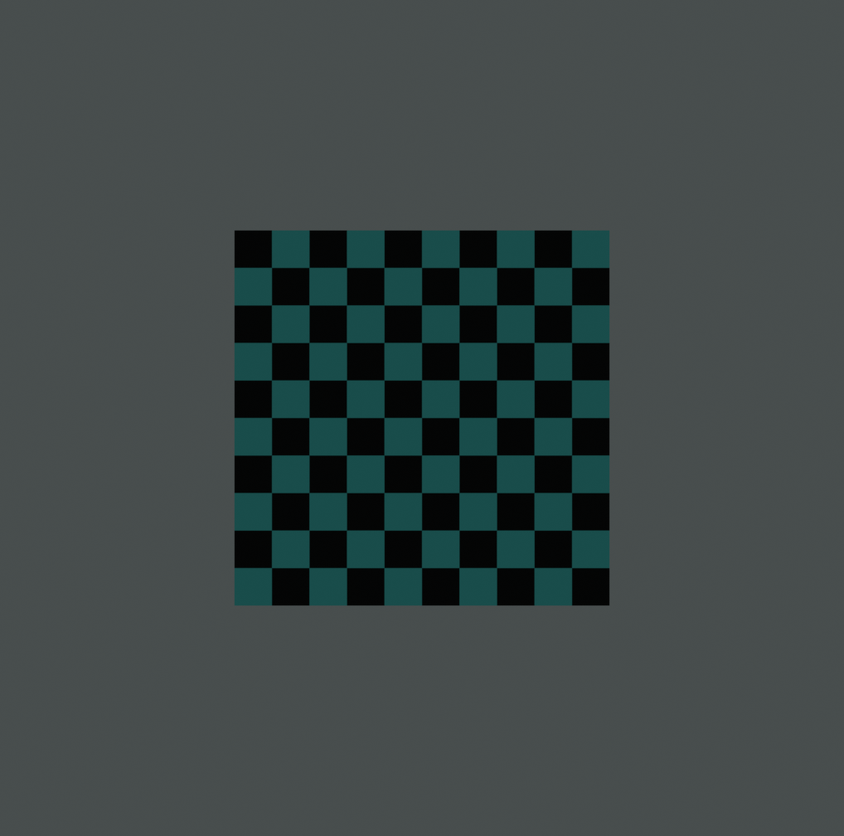
#> input picture out_of_plane_sensitivity/ref.png, 844 x 836 px, shrunk from 1018 x 1008 before the run, found by its file name; the run also reads 2 pictures not shown here
$ python calibration_transform_coefficient.py
#> lines starting #> are read from the running program, lines starting #| are printed output that depends on the picture; after the words box and inside, x2 and y2 are one past the last pixel; in counts of white or black regions, pixels touching at a corner belong together
import os, re, cv2
import numpy as np
import matplotlib.pyplot as plt


def get_sorted_corner(corners):
    """
    Sort the corners for calibration --> To establish correspondence as both calibration
    and distorted image must follow the sorting algorithm

    :param corners  :   The detected corners (list)
    :return         :   A sorted list of corners (list)
    """
    sorted_x_corners = sorted(corners, key=lambda p: p[0])
    sorted_corners = []

    index = 0
    cur_x_val = sorted_x_corners[0][0]
    for i in range(len(sorted_x_corners)):
        x, _ = sorted_x_corners[i]
        if np.abs(x - cur_x_val) >= 5:
            if x != cur_x_val:
                sorted_corners.extend(sorted(sorted_x_corners[index:i], key=lambda p: p[1]))
                index = i
                cur_x_val = x

    sorted_corners.extend(sorted(sorted_x_corners[index:], key=lambda p: p[1]))

    return sorted_corners


def manual_detection_corners(img, detected_corners, handle_mouse_bool=False):
    """
    The detection algorithm using Harris corner might not capture all the corners of the
    checkerboard. Allow user to input and delete points.

    :param img                  :   Image of the checkerboard
    :param detected_corners     :   The detected corners using the Harris corner algorithm
    :param handle_mouse_bool    :   Whether user input is needed (True if yes else no)
    :return                     :   A new list of corners with the added/deleted corners
    """
    gray = cv2.cvtColor(img, cv2.COLOR_BGR2GRAY)
    img_copy = img.copy()
    for corner in detected_corners:
        x, y = np.intp(corner)
        cv2.circle(img_copy, (x, y), 5, (0, 255, 0), -1)

    cv2.namedWindow('Corners', cv2.WINDOW_NORMAL)
    cv2.setWindowProperty('Corners', cv2.WND_PROP_FULLSCREEN, cv2.WINDOW_FULLSCREEN)
    cv2.imshow('Corners', img_copy)

    # Sub_Pixel Accuracy
    criteria = (cv2.TERM_CRITERIA_EPS + cv2.TERM_CRITERIA_MAX_ITER, 30, 0.001)
    if handle_mouse_bool:
        # [22 lines left out: function handle_mouse, not called in this run]

        cv2.setMouseCallback('Corners', handle_mouse)

    cv2.waitKey(0)
    cv2.destroyAllWindows()
    return detected_corners


def detect_corners(image_set_path):
    """
    Detect the corner to subpixel accuracy with the Harris Corner Detection algorithm provided
    by OpenCV

    :param image_set_path   :   Path to input image set
    :return                 :   A list of corners of the checkerboard
    """
    assert isinstance(image_set_path, np.ndarray), "Incorrect array structure: requires Numpy array."

    all_img_corners = []
    for image in image_set_path:
        img = cv2.imread(image)
#> img is the input picture: shape (836, 844, 3); mean B, G, R 69.8, 70.3, 60.2

        gray = cv2.cvtColor(img, cv2.COLOR_BGR2GRAY)
        gray = np.float32(gray)
        dst = cv2.cornerHarris(gray, 2, 3, 0.04)
        dst = cv2.dilate(dst, None)
        _, dst = cv2.threshold(dst, 0.01 * dst.max(), 255, 0)
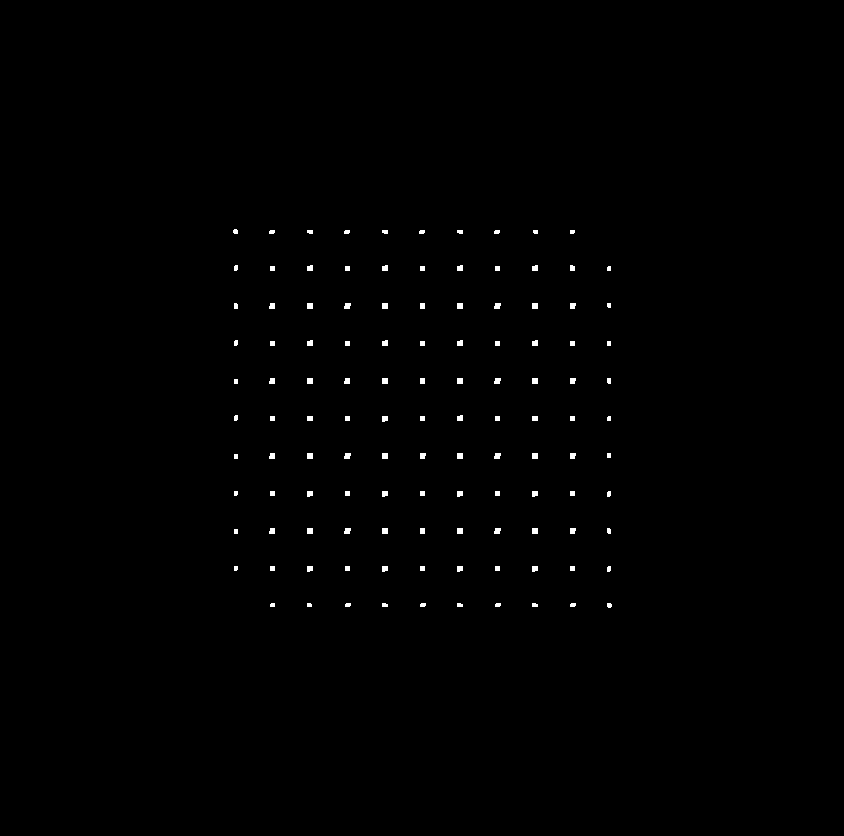
#> dst: shape (836, 844) float32; 0.47% white; 119 white regions (9 under 20 px), largest, box (x1, y1, x2, y2) and area: (307, 303, 313, 309) 36, (344, 303, 351, 309) 36, (382, 303, 388, 309) 36
        dst = np.uint8(dst)

        _, _, _, centroids = cv2.connectedComponentsWithStats(dst)
#> centroids = 120 pairs, first value 235.1 to 608.9, second value 231.1 to 604.9
        criteria = (cv2.TERM_CRITERIA_EPS + cv2.TERM_CRITERIA_MAX_ITER, 100, 0.001)
        corners = cv2.cornerSubPix(gray, np.float32(centroids[1:]), (11, 11), (-1, -1), criteria)
#> corners = 119 pairs, first value 234.1 to 608.9, second value 230 to 605
        single_img_corners = manual_detection_corners(img, corners, handle_mouse_bool=True)
#> the loop in manual_detection_corners, `for corner in detected_corners:` made 119 passes
#> (corner, x, y) on passes 1 to 12: ([234.2, 230.1], 234, 230), ([271.3, 230.1], 271, 230), ([309.2, 230], 309, 230), ([346.3, 230.1], 346, 230), ([384.2, 230.1], 384, 230), ([421.4, 230.1], 421, 230), ([459.2, 230.1], 459, 230), ([496.3, 230.1], 496, 230), ([534.3, 230], 534, 230), ([571.4, 230], 571, 230), ([234.1, 267.3], 234, 267), ([309, 267.4], 308, 267)
#> after the loop in manual_detection_corners, `for corner in detected_corners:`: img_copy: shape (836, 844, 3); 1.37% of pixels changed, all inside (x1, y1, x2, y2) = (229, 225, 614, 610)
#> in manual_detection_corners, `criteria = (cv2.TERM_CRITERIA_EPS + cv2.TERM_CRITERIA_MAX_ITER, 30, 0...`: criteria = (3, 30, 0.001)
#> single_img_corners has the same summary as corners
        sorted_corners = np.array(get_sorted_corner(single_img_corners))
#> in get_sorted_corner, `sorted_x_corners = sorted(corners, key=lambda p: p[0])`: sorted_x_corners has the same summary as corners in detect_corners
#> in get_sorted_corner, `cur_x_val = sorted_x_corners[0][0]`: cur_x_val = 234.1
#> the loop in get_sorted_corner, `for i in range(len(sorted_x_corners)):` made 119 passes
#> (x, cur_x_val) on passes 11, 22, 33, 44, 55, 66, 77, 88, 99, 110: (271.3, 271.3), (308.7, 308.7), (346.3, 346.3), (383.8, 383.8), (421.4, 421.4), (458.8, 458.8), (496.3, 496.3), (533.8, 533.8), (571.4, 571.4), (608.9, 608.9)
#> x on passes 1 to 6: 234.1, 234.1, 234.1, 234.1, 234.1, 234.1
#> after the loop in get_sorted_corner, `for i in range(len(sorted_x_corners)):`: cur_x_val = 608.9; index = 109; sorted_corners = 109 pairs, first value 234.1 to 571.7, second value 230 to 605
#> sorted_corners has the same summary as corners

        i = 0
        while i < len(sorted_corners) - 1:
            if np.sqrt((sorted_corners[i, 0] - sorted_corners[i + 1, 0]) ** 2 +
                       (sorted_corners[i, 1] - sorted_corners[i + 1, 1]) ** 2) < 1:
                sorted_corners = np.delete(sorted_corners, i + 1, axis=0)
            else:
                i += 1
#> this loop made 118 passes
#> after the loop, i = 118
        all_img_corners.extend(sorted_corners)
    all_img_corners = np.array(all_img_corners, dtype=object)
    return all_img_corners


if __name__ == "__main__":

    ref = r"C:\Users\Kun Qiu\Projects\Stereoscopic_MTV\out_of_plane_sensitivity\ref.png"
    tar_0 = r"C:\Users\Kun Qiu\Projects\Stereoscopic_MTV\out_of_plane_sensitivity\p_0.png"
    tar_10 = r"C:\Users\Kun Qiu\Projects\Stereoscopic_MTV\out_of_plane_sensitivity\p_0.01.png"
    tar_20 = r"C:\Users\Kun Qiu\Projects\Stereoscopic_MTV\out_of_plane_sensitivity\p_0.02.png"
    tar_50 = r"C:\Users\Kun Qiu\Projects\Stereoscopic_MTV\out_of_plane_sensitivity\p_0.05.png"
    save_path = r"C:\Users\Kun Qiu\Projects\Stereoscopic_MTV\out_of_plane_sensitivity"

    ref_pts = detect_corners(np.array([ref]))
    base_vel = ref_pts - ref_pts
    tar_0_pts = detect_corners(np.array([tar_0]))
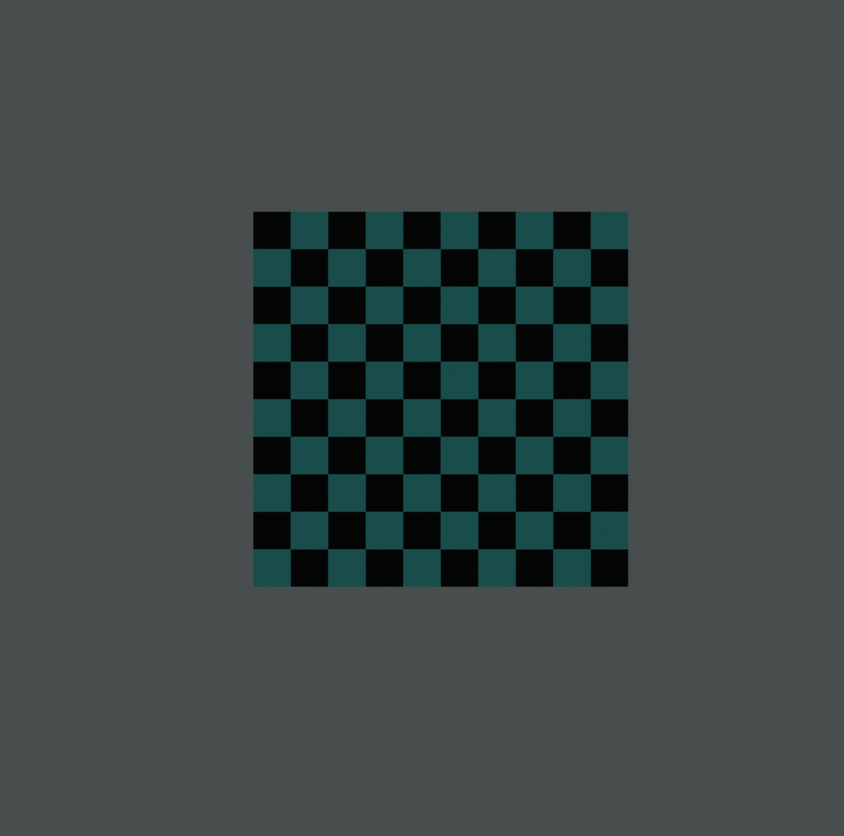
#> input picture out_of_plane_sensitivity/p_0.png, 844 x 836 px, shrunk from 1018 x 1008 before the run, found by its file name
#> in detect_corners, img is the input picture: shape (836, 844, 3); mean B, G, R 69.8, 70.3, 60.2
#> in detect_corners (call 2), `_, dst = cv2.threshold(dst, 0.01 * dst.max(), 255, 0)`: dst: shape (836, 844) float32; 0.47% white; 119 white regions (19 under 20 px), largest, box (x1, y1, x2, y2) and area: (288, 247, 294, 253) 31, (326, 247, 332, 253) 31, (363, 247, 369, 253) 31
#> in detect_corners (call 2), `_, _, _, centroids = cv2.connectedComponentsWithStats(dst)`: centroids = 120 pairs, first value 254 to 627.4, second value 212.1 to 586.1
#> in detect_corners (call 2), `criteria = (cv2.TERM_CRITERIA_EPS + cv2.TERM_CRITERIA_MAX_ITER, 100, 0..`: criteria = (3, 100, 0.001)
#> in detect_corners (call 2), `corners = cv2.cornerSubPix(gray, np.float32(centroids[1:]), (11, 11), ..`: corners = 119 pairs, first value 252.8 to 627.6, second value 211.3 to 586.2
#> call 2 of manual_detection_corners, with detected_corners = array of shape (119, 2), handle_mouse_bool = True
#> the loop in manual_detection_corners (call 2), `for corner in detected_corners:` made 119 passes
#> (corner, x, y) on passes 1 to 12: ([252.8, 211.3], 252, 211), ([290, 211.3], 290, 211), ([327.9, 211.3], 327, 211), ([365.1, 211.3], 365, 211), ([402.9, 211.3], 402, 211), ([440.1, 211.3], 440, 211), ([477.9, 211.3], 477, 211), ([515.1, 211.3], 515, 211), ([553, 211.3], 552, 211), ([590.1, 211.3], 590, 211), ([252.8, 248.4], 252, 248), ([290.3, 248.6], 290, 248)
#> after the loop in manual_detection_corners (call 2), `for corner in detected_corners:`:
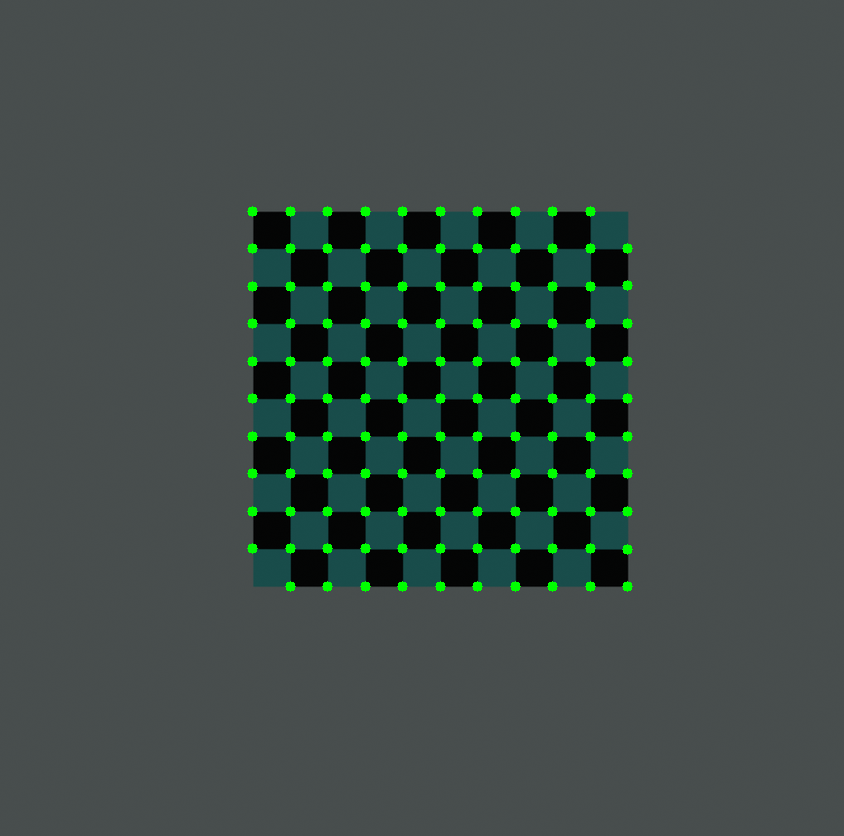
#> img_copy: shape (836, 844, 3); 1.37% of pixels changed, all inside (x1, y1, x2, y2) = (247, 206, 633, 592)
#> in detect_corners (call 2), `single_img_corners = manual_detection_corners(img, corners, handle_mou..`: single_img_corners has the same summary as corners
#> the loop in get_sorted_corner (call 2), `for i in range(len(sorted_x_corners)):` made 119 passes
#> (x, cur_x_val) on passes 11, 22, 33, 44, 55, 66, 77, 88, 99, 110: (290, 290), (327.5, 327.5), (365.1, 365.1), (402.5, 402.5), (440.1, 440.1), (477.6, 477.6), (515.1, 515.1), (552.6, 552.6), (590.1, 590.1), (627.6, 627.6)
#> x on passes 1 to 6: 252.8, 252.8, 252.8, 252.8, 252.8, 252.8
#> in detect_corners (call 2), `sorted_corners = np.array(get_sorted_corner(single_img_corners))`: sorted_corners has the same summary as corners
#> the loop in detect_corners (call 2), `while i < len(sorted_corners) - 1:` made 118 passes
#> after the loop in detect_corners (call 2), `while i < len(sorted_corners) - 1:`: i = 118
    tar_10_pts = detect_corners(np.array([tar_10]))
#> in detect_corners (call 3), `_, dst = cv2.threshold(dst, 0.01 * dst.max(), 255, 0)`: dst: shape (836, 844) float32; 0.48% white; 119 white regions (15 under 20 px), largest, box (x1, y1, x2, y2) and area: (325, 283, 331, 289) 36, (514, 283, 520, 289) 36, (325, 321, 331, 327) 36
#> after the loop in manual_detection_corners (call 3), `for corner in detected_corners:`: img_copy: shape (836, 844, 3); mean B, G, R 69.1, 73, 59.7
    tar_20_pts = detect_corners(np.array([tar_20]))
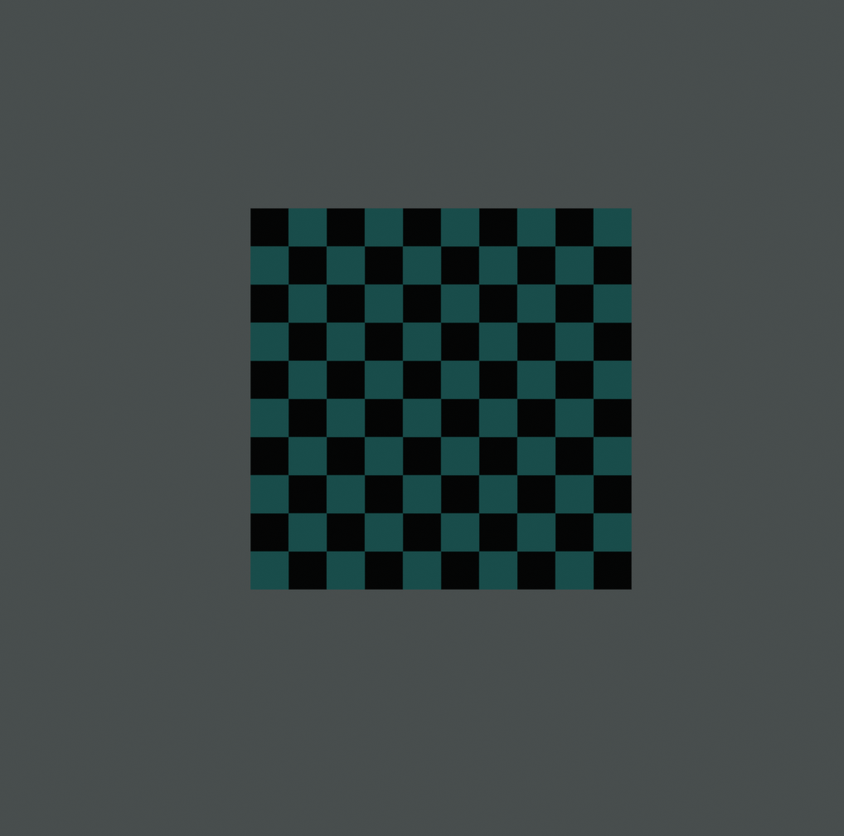
#> input picture out_of_plane_sensitivity/p_0.02.png, 844 x 836 px, shrunk from 1018 x 1008 before the run, found by its file name
#> in detect_corners, img is the input picture: shape (836, 844, 3); mean B, G, R 69.6, 70, 59.8
#> in detect_corners (call 4), `_, dst = cv2.threshold(dst, 0.01 * dst.max(), 255, 0)`: dst: shape (836, 844) float32; 0.48% white; 119 white regions (18 under 20 px), largest, box (x1, y1, x2, y2) and area: (286, 244, 292, 250) 36, (324, 244, 330, 250) 36, (515, 244, 521, 250) 36
#> after the loop in manual_detection_corners (call 4), `for corner in detected_corners:`: img_copy: shape (836, 844, 3); 1.37% of pixels changed, all inside (x1, y1, x2, y2) = (245, 202, 637, 594)
#> the loop in detect_corners (call 4), `while i < len(sorted_corners) - 1:` made 118 passes
    tar_50_pts = detect_corners(np.array([tar_50]))
#> in detect_corners (call 5), `_, dst = cv2.threshold(dst, 0.01 * dst.max(), 255, 0)`: dst: shape (836, 844) float32; 0.49% white; 119 white regions (11 under 20 px), largest, box (x1, y1, x2, y2) and area: (400, 357, 406, 363) 36, (400, 396, 406, 402) 36, (439, 396, 445, 402) 36
#> the loop in manual_detection_corners (call 5), `for corner in detected_corners:` made 119 passes
#> corner on passes 1 to 12: [245.8, 202.7], [284.5, 202.6], [324, 202.6], [362.7, 202.6], [402.2, 202.6], [440.8, 202.6], [480.3, 202.6], [519, 202.6], [558.5, 202.6], [597.2, 202.6], [245.8, 241.4], [284.7, 241.6]
#> after the loop in manual_detection_corners (call 5), `for corner in detected_corners:`:
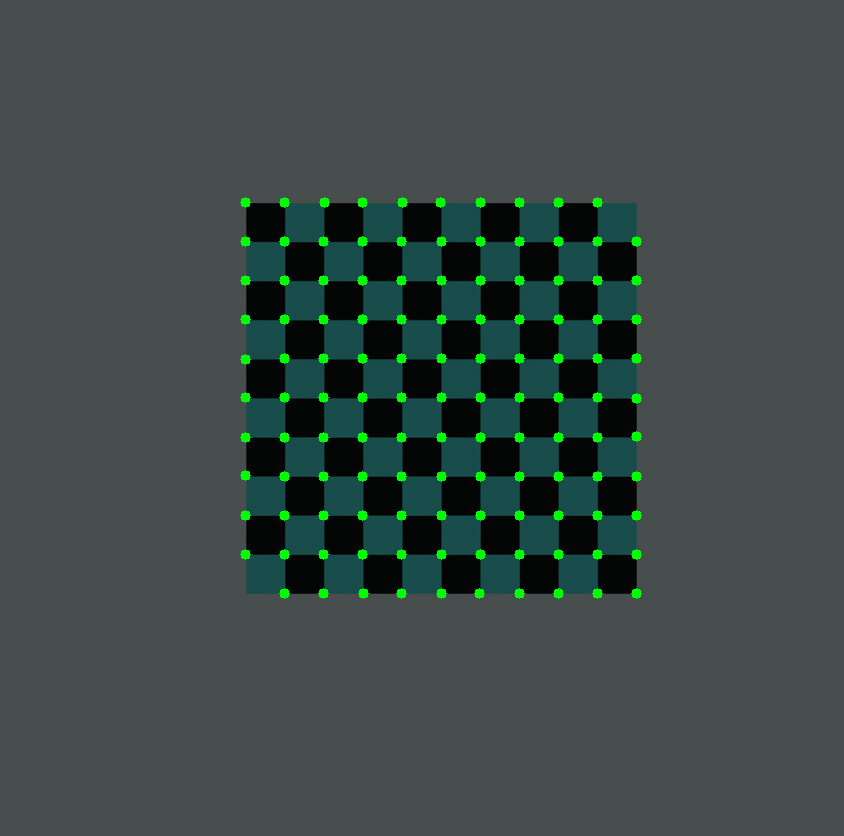
#> img_copy: shape (836, 844, 3); mean B, G, R 68.6, 72.5, 58.9

    vel_0 = tar_0_pts - ref_pts
    vel_10 = tar_10_pts - ref_pts
    vel_20 = tar_20_pts - ref_pts
    vel_50 = tar_50_pts - ref_pts

    for label, vel in [('p=0.00', vel_0), ('p=0.01', vel_10), ('p=0.02', vel_20), ('p=0.05', vel_50)]:
        vx, vy = vel[:, 0].astype(float), vel[:, 1].astype(float)
        print(f"{label}  |  vx: mean={vx.mean():.4f}, std={vx.std():.4f}  |  vy: mean={vy.mean():.4f}, std={vy.std():.4f}")
#> this loop made 4 passes
#> label on passes 1 to 4: 'p=0.00', 'p=0.01', 'p=0.02', 'p=0.05'
#| p=0.00  |  vx: mean=18.7521, std=0.0415  |  vy: mean=-18.7585, std=0.0425
#| p=0.01  |  vx: mean=18.9067, std=0.9537  |  vy: mean=-18.9110, std=0.9426
#| p=0.02  |  vx: mean=19.0668, std=1.9000  |  vy: mean=-19.0783, std=1.8991
#| p=0.05  |  vx: mean=19.5382, std=4.9192  |  vy: mean=-19.5471, std=4.9096

    labels = ['0 mm', '10 mm', '20 mm', '50 mm']
    out_of_plane_mm = [0, 10, 20, 50]
    cases = [vel_0, vel_10, vel_20, vel_50]

    # Subtract ground truth (vel_0) to isolate out-of-plane-induced error
    gt_vx = vel_0[:, 0].astype(float)
    gt_vy = vel_0[:, 1].astype(float)

    means_vx, stds_vx, means_vy, stds_vy = [], [], [], []
    for vel in cases:
        vx = vel[:, 0].astype(float) - gt_vx
        vy = vel[:, 1].astype(float) - gt_vy
        means_vx.append(vx.mean())
        stds_vx.append(vx.std())
        means_vy.append(vy.mean())
        stds_vy.append(vy.std())
#> this loop made 4 passes

    fig, axes = plt.subplots(1, 2, figsize=(10, 5), sharey=True)

    for ax, means, stds, axis_label in [
        (axes[0], means_vx, stds_vx, 'X'),
        (axes[1], means_vy, stds_vy, 'Y'),
    ]:
        ax.errorbar(out_of_plane_mm, means, yerr=stds,
                    fmt='o-', capsize=6, capthick=1.5, linewidth=1.5, markersize=6, color='black')
        ax.fill_between(out_of_plane_mm,
                        [m - s for m, s in zip(means, stds)],
                        [m + s for m, s in zip(means, stds)],
                        color='gray', alpha=0.3)
        ax.axhline(0, color='gray', linewidth=0.8, linestyle='--')
        ax.set_title(f'{axis_label}-axis', fontsize=11)
        ax.set_xticks(out_of_plane_mm)
        ax.set_xticklabels(labels)
#> this loop made 2 passes
#> (means, stds, axis_label) on passes 1 to 2: ([0, 0.155, 0.315, 0.786], [0, 0.948, 1.89, 4.91], 'X'), ([0, -0.153, -0.32, -0.789], [0, 0.947, 1.9, 4.91], 'Y')

    box_text = (
        f"Baseline (0 mm)\n"
        f"$v_x$: $\\mu$={gt_vx.mean():.4f}, $\\sigma$={gt_vx.std():.4f}\n"
        f"$v_y$: $\\mu$={gt_vy.mean():.4f}, $\\sigma$={gt_vy.std():.4f}"
    )
    fig.text(0.02, 0.97, box_text, va='top', ha='left', fontsize=8,
             bbox=dict(boxstyle='round,pad=0.4', facecolor='white', edgecolor='gray', linewidth=0.8))

    axes[1].tick_params(labelleft=False)
    fig.supxlabel('Out-of-Plane Displacement (mm)', fontsize=11)
    fig.supylabel('Displacement Error (px)', fontsize=11)

    plt.tight_layout()
    plt.savefig(os.path.join(save_path, 'out_of_plane_sensitivity.png'), dpi=150)
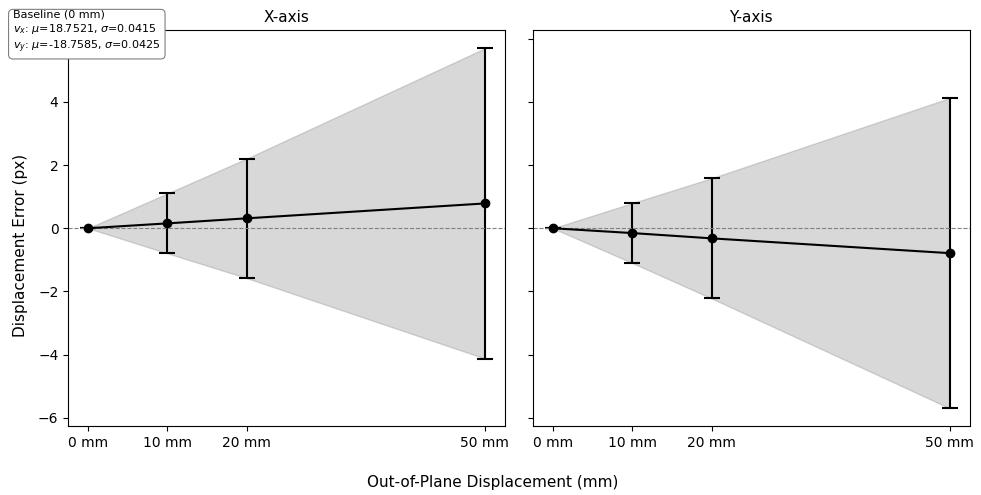
#> figure drawn by matplotlib, 2 panels
    plt.show()
